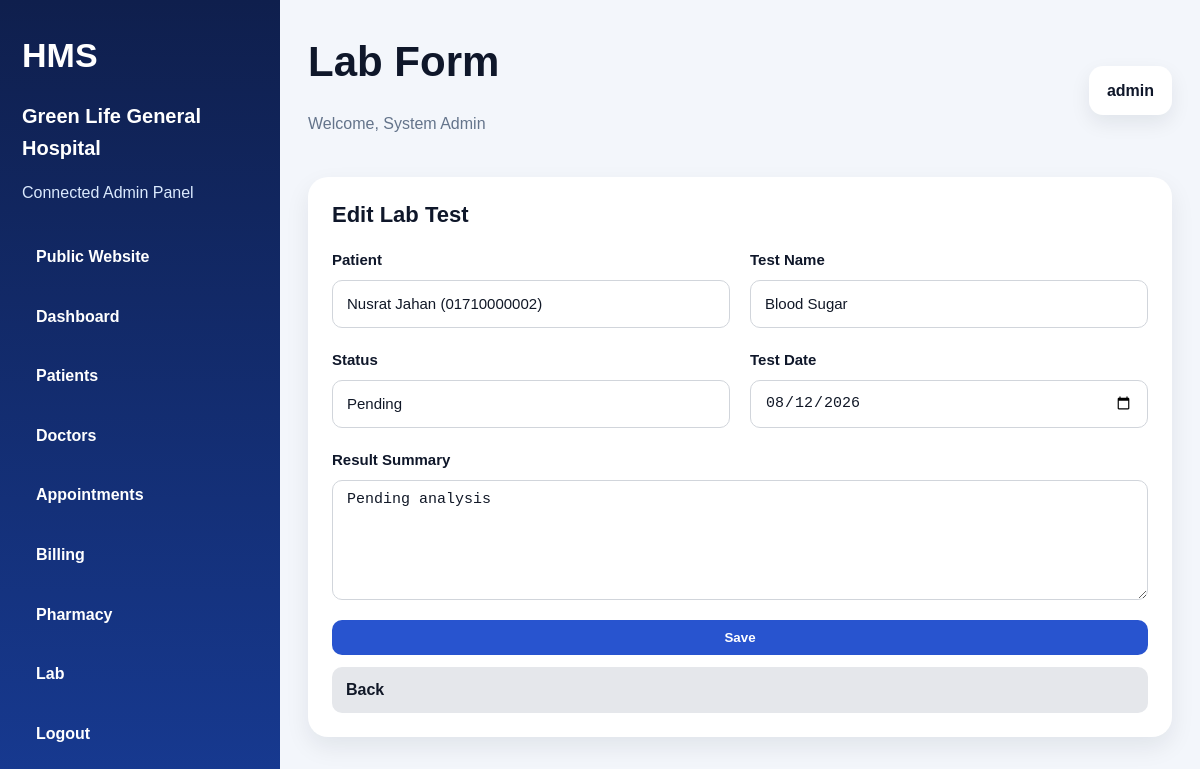
The page /admin/modules/lab/form.php?id=2 (signed in) on the database its author committed.
### tables this page shows
CREATE TABLE lab_tests (
  id INT AUTO_INCREMENT PRIMARY KEY,
  patient_id INT NOT NULL,
  test_name VARCHAR(120) NOT NULL,
  result_summary TEXT,
  status VARCHAR(30) NOT NULL DEFAULT 'Pending',
  test_date DATE NOT NULL,
  created_at DATETIME NOT NULL,
  CONSTRAINT fk_lab_patient FOREIGN KEY (patient_id) REFERENCES patients(id) ON DELETE CASCADE
);

CREATE TABLE patients (
  id INT AUTO_INCREMENT PRIMARY KEY,
  name VARCHAR(120) NOT NULL,
  age INT DEFAULT 0,
  gender VARCHAR(20) DEFAULT 'Male',
  phone VARCHAR(30) NOT NULL,
  blood_group VARCHAR(10) DEFAULT '',
  address VARCHAR(255) DEFAULT '',
  created_at DATETIME NOT NULL
);

### config/app.php (called while the page is built, shortened)
<?php
function e($v): string
{
    return htmlspecialchars((string) $v, ENT_QUOTES, 'UTF-8');
}

### admin/modules/lab/form.php (the view, shortened to what this page needs)
<?php
require_once __DIR__ . '/../../../config/database.php';
$id = (int) ($_GET['id'] ?? 0);
$row = [
    'patient_id' => '',
    'test_name' => '',
    'result_summary' => '',
    'status' => 'Pending',
    'test_date' => ''
];
if ($id) {
    $st = $pdo->prepare('SELECT * FROM lab_tests WHERE id = ?');
    $st->execute([$id]);
    $row = $st->fetch() ?: $row;
}
$patients = $pdo->query("
    SELECT id, name, phone
    FROM patients
    ORDER BY name ASC
")->fetchAll();
include __DIR__ . '/../../partials/header.php';
?>
<div class="table-card form-card">
    <div class="table-head">
        <h3><?= $id ? 'Edit Lab Test' : 'Add Lab Test' ?></h3>
    </div>
    <div class="form-body">
        <form method="post" class="grid-2">
            <div class="form-group">
                <label>Patient</label>
                <select class="form-control" name="patient_id" required>
                    <?php foreach ($patients as $p): ?>
                        <option value="<?= e($p['id']) ?>" <?= (string) $row['patient_id'] === (string) $p['id'] ? 'selected' : '' ?>>
                            <?= e($p['name'] . ' (' . $p['phone'] . ')') ?>
                        </option>
                    <?php endforeach; ?>
                </select>
            </div>
            <div class="form-group">
                <label>Test Name</label>
                <input
                    class="form-control"
                    name="test_name"
                    value="<?= e($row['test_name']) ?>"
                    required
                >
            </div>
            <div class="form-group">
                <label>Status</label>
                <select class="form-control" name="status">
                    <?php foreach (['Pending', 'Completed'] as $s): ?>
                        <option value="<?= e($s) ?>" <?= $row['status'] === $s ? 'selected' : '' ?>>
                            <?= e($s) ?>
                        </option>
                    <?php endforeach; ?>
                </select>
            </div>
            <div class="form-group">
                <label>Test Date</label>
                <input
                    class="form-control"
                    type="date"
                    name="test_date"
                    value="<?= e($row['test_date'] ? substr($row['test_date'], 0, 10) : '') ?>"
                    required
                >
            </div>
            <div class="form-group full-width">
                <label>Result Summary</label>
                <textarea
                    class="form-control"
                    name="result_summary"
                    rows="4"
                ><?= e($row['result_summary']) ?></textarea>
            </div>
            <div class="form-group full-width form-actions">
                <button class="btn btn-primary" type="submit">Save</button>
                <a class="btn btn-secondary" href="index.php">Back</a>
            </div>
        </form>
    </div>
</div>
<?php include __DIR__ . '/../../partials/footer.php'; ?>

### assets/css/style.css (style rules this page uses)
:root { --bg:#f4f7fb; --card:#fff; --text:#172033; --muted:#5f6b7a; --pri:#1d4ed8; --pri2:#0f172a; --line:#e5e7eb; --success:#16a34a; --warn:#d97706; --danger:#dc2626; --radius:22px; --shadow:0 16px 36px rgba(15,23,42,.10) }
* { box-sizing:border-box }
html { scroll-behavior:smooth }
body { margin:0; font-family:Arial,Helvetica,sans-serif; background:var(--bg); color:var(--text); line-height:1.6 }
a { text-decoration:none; color:inherit }
.btn { display:inline-flex; align-items:center; justify-content:center; padding:13px 20px; border-radius:14px; border:none; cursor:pointer; font-weight:700; transition:.25s ease }
.btn-primary { background:var(--pri); color:#fff }
.btn-secondary { background:#eef2ff; color:var(--pri2) }
.hero-card, .panel, .table-card, .stat-card, .info-card, .login-panel { background:var(--card); border-radius:var(--radius); box-shadow:var(--shadow) }
.form-group { display: flex; flex-direction: column; }
.full-width { grid-column: 1 / -1; }
.form-group label { font-size: 15px; font-weight: 700; color: #0f172a; margin-bottom: 8px; }
.form-control { width: 100%; height: 48px; border: 1px solid #d1d5db; border-radius: 12px; padding: 12px 14px; font-size: 15px; color: #111827; background: #ffffff; outline: none; box-sizing: border-box; }
select.form-control { appearance: none; }
textarea.form-control { height: auto; resize: vertical; min-height: 110px; }
.btn { display:inline-block; padding:12px 18px; border-radius:8px; text-decoration:none; border:none; cursor:pointer; font-weight:600; }
.btn-primary { background:#2854cf; color:#fff; }
.btn-secondary { background:#e5e7eb; color:#111827; }
.btn { display: inline-block; padding: 12px 18px; border-radius: 10px; text-decoration: none; border: none; cursor: pointer; font-weight: 600; }
.btn-primary { background: #2854cf; color: #fff; }
.btn-secondary { background: #e5e7eb; color: #111827; }
.admin-body { margin: 0; background: #f3f6fb; font-family: Arial, sans-serif; color: #0f172a; }
.table-card { background: #ffffff; border-radius: 20px; box-shadow: 0 10px 24px rgba(15, 23, 42, 0.08); overflow: hidden; }
.table-head { padding: 20px 24px 0; }
.table-head h3 { margin: 0 0 16px; font-size: 22px; color: #0f172a; }
.btn-secondary { background: #e5e7eb; color: #111827; text-decoration: none; padding: 10px 14px; border-radius: 10px; font-weight: 600; display: inline-block; }
.btn-primary { background: #2854cf; color: #ffffff; text-decoration: none; padding: 10px 14px; border-radius: 10px; font-weight: 600; display: inline-block; }
.form-card { overflow: hidden; }
.form-body { padding: 0 24px 24px; }
.grid-2 { display: grid; grid-template-columns: 1fr 1fr; gap: 20px; }
.form-control { width: 100%; min-height: 46px; border: 1px solid #d1d5db; border-radius: 10px; padding: 10px 14px; font-size: 15px; color: #111827; background: #ffffff; box-sizing: border-box; outline: none; }
textarea.form-control { min-height: 120px; resize: vertical; }
.form-actions { display: flex; gap: 12px; flex-wrap: wrap; }

### admin/partials/header.php (style rules this page uses)
.btn-primary { white-space:nowrap; }
.btn-secondary { white-space:nowrap; }

### rows shown on the page
lab_tests: patient_id "Nusrat Jahan (01710000002)", test_name "Blood Sugar", test_date "08/12/2026", result_summary "Pending analysis"

### other values the page prints
APP_NAME "Green Life General Hospital"
$pageTitle "Lab Form"
$_SESSION['admin_name'] "System Admin"
$_SESSION['admin_username'] "admin"
form field status "Pending"
